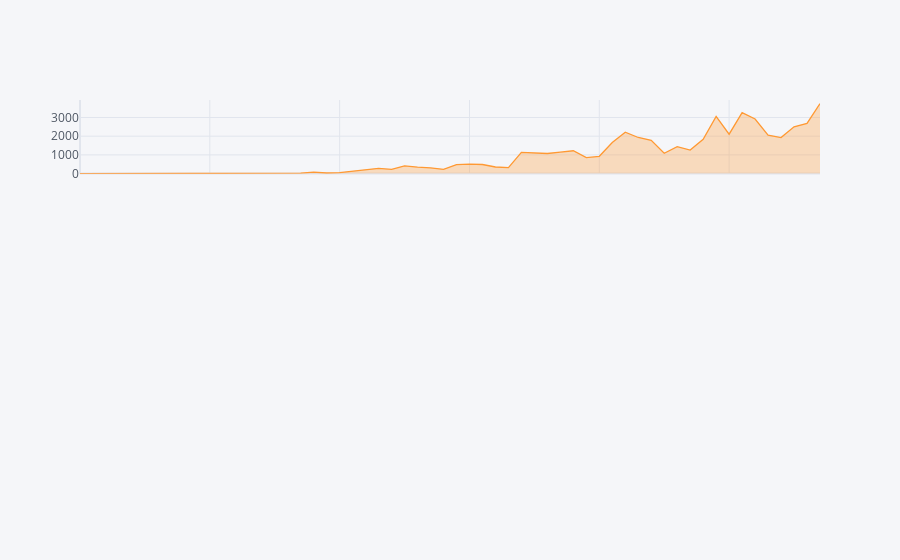

Notebook cell for this chart:
### Code cell
import cufflinks as cf



fig = casosNovosDia.casosNovos.iplot(asFigure=True, subplots=True, shape=(4,1), shared_xaxes=True, fill=True
                                   
)
#fig = casosTotal.casosAcumulados.iplot(asFigure=True, subplots=True, shape=(4,1), shared_xaxes=True, fill=True)
#fig = mortesTotal.obitosAcumulados.iplot(asFigure=True, subplots=True, shape=(4,1), shared_xaxes=True, fill=True)
fig.show()

### Figure 1 — Plotly figure (JSON) as saved in the notebook; plotly's stock layout.template omitted (floating-point values rounded to 4 significant figures)
{"data": [{"fill": "tozeroy", "fillcolor": "rgba(255, 153, 51, 0.3)", "line": {"color": "rgba(255, 153, 51, 1.0)", "dash": "solid", "shape": "linear", "width": 1.3}, "mode": "lines", "name": "casosNovos", "text": "", "type": "scatter", "x": [0, 1, 2, 3, 4, 5, 6, 7, 8, 9, 10, 11, 12, 13, 14, 15, 16, 17, 18, 19, 20, 21, 22, 23, 24, 25, 26, 27, 28, 29, 30, 31, 32, 33, 34, 35, 36, 37, 38, 39, 40, 41, 42, 43, 44, 45, 46, 47, 48, 49, 50, 51, 52, 53, 54, 55, 56, 57], "xaxis": "x", "y": [1, 0, 0, 1, 0, 0, 0, 1, 4, 6, 6, 6, 0, 9, 18, 25, 21, 23, 79, 34, 57, 137, 193, 283, 224, 418, 345, 310, 232, 482, 502, 486, 353, 323, 1138, 1117, 1076, 1146, 1222, 852, 926, 1661, 2210, 1930, 1781, 1089, 1442, 1261, 1832, 3058, 2105, 3257, 2917, 2055, 1927, 2498, 2678, 3735], "yaxis": "y"}], "layout": {"legend": {"bgcolor": "#F5F6F9", "font": {"color": "#4D5663"}}, "paper_bgcolor": "#F5F6F9", "plot_bgcolor": "#F5F6F9", "title": {"font": {"color": "#4D5663"}}, "xaxis": {"anchor": "y", "domain": [0, 1], "gridcolor": "#E1E5ED", "matches": "x4", "showgrid": true, "showticklabels": false, "tickfont": {"color": "#4D5663"}, "title": {"font": {"color": "#4D5663"}, "text": ""}, "zerolinecolor": "#E1E5ED"}, "yaxis": {"anchor": "x", "domain": [0.8063, 1], "gridcolor": "#E1E5ED", "showgrid": true, "tickfont": {"color": "#4D5663"}, "title": {"font": {"color": "#4D5663"}, "text": ""}, "zerolinecolor": "#E1E5ED"}}}
